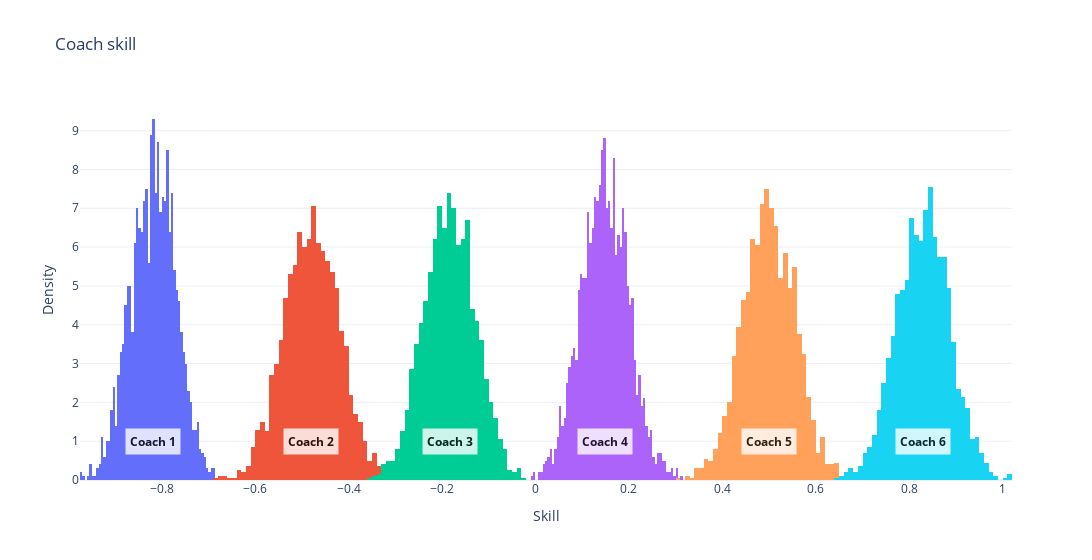

Notebook code for this chart:
### Markdown cell above
### Sanity check of multiple player TrueSkill model on synthetic data ###

### Code cell
# Generate round-robin data
num_coaches_rr = 6
pairs = torch.tensor([[i, j] for i in range(num_coaches_rr) for j in range(i+1, num_coaches_rr)])
id1 = pairs[:, 0]
id2 = pairs[:, 1]
obs = -torch.ones(len(pairs))

game_info = {'coach1_ids': id1, 'coach2_ids': id2, 'num_coaches': num_coaches_rr}

# Train the model
guide = AutoNormal(MultiPlayer)
losses = run_inference(MultiPlayer, guide, game_info, obs)

# Run predictive posterior
predictive = Predictive(MultiPlayer, guide=guide, num_samples=2000)
samples = predictive(game_info, obs)

# Plot the results
fig = go.Figure()
for i in range(num_coaches_rr):
    hist_data = samples["coach_skills"].detach().squeeze()[:,i]
    fig.add_trace(go.Histogram(x=hist_data, histnorm='probability density'))
    fig.add_annotation(x=hist_data.mean(), y=1, text=f"<b>Coach {i+1}</b>", showarrow=False, font=dict(size=12, color="black"),
        borderpad=4, bgcolor="white", opacity=0.8)
fig.update_layout(barmode='overlay', showlegend=False, xaxis_title="Skill", yaxis_title="Density", title="Coach skill", width=1200)
fig.show()

### Figure 1 — Plotly figure (JSON) as saved in the notebook; plotly's stock layout.template omitted (floating-point values rounded to 4 significant figures; data arrays with more than 128 entries replaced by an {"elided": "..."} marker saying what was removed)
{"data": [{"histnorm": "probability density", "type": "histogram", "x": {"elided": "2000 float values"}}, {"histnorm": "probability density", "type": "histogram", "x": {"elided": "2000 float values"}}, {"histnorm": "probability density", "type": "histogram", "x": {"elided": "2000 float values"}}, {"histnorm": "probability density", "type": "histogram", "x": {"elided": "2000 float values"}}, {"histnorm": "probability density", "type": "histogram", "x": {"elided": "2000 float values"}}, {"histnorm": "probability density", "type": "histogram", "x": {"elided": "2000 float values"}}], "layout": {"annotations": [{"bgcolor": "white", "borderpad": 4, "font": {"color": "black", "size": 12}, "opacity": 0.8, "showarrow": false, "text": "<b>Coach 1</b>", "x": -0.8179, "y": 1}, {"bgcolor": "white", "borderpad": 4, "font": {"color": "black", "size": 12}, "opacity": 0.8, "showarrow": false, "text": "<b>Coach 2</b>", "x": -0.4801, "y": 1}, {"bgcolor": "white", "borderpad": 4, "font": {"color": "black", "size": 12}, "opacity": 0.8, "showarrow": false, "text": "<b>Coach 3</b>", "x": -0.184, "y": 1}, {"bgcolor": "white", "borderpad": 4, "font": {"color": "black", "size": 12}, "opacity": 0.8, "showarrow": false, "text": "<b>Coach 4</b>", "x": 0.1478, "y": 1}, {"bgcolor": "white", "borderpad": 4, "font": {"color": "black", "size": 12}, "opacity": 0.8, "showarrow": false, "text": "<b>Coach 5</b>", "x": 0.4993, "y": 1}, {"bgcolor": "white", "borderpad": 4, "font": {"color": "black", "size": 12}, "opacity": 0.8, "showarrow": false, "text": "<b>Coach 6</b>", "x": 0.8296, "y": 1}], "barmode": "overlay", "showlegend": false, "title": {"text": "Coach skill"}, "width": 1200, "xaxis": {"title": {"text": "Skill"}}, "yaxis": {"title": {"text": "Density"}}}}
